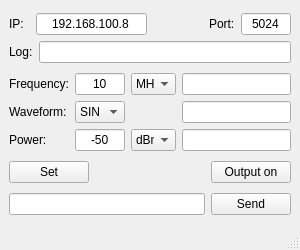
<?xml version="1.0" encoding="UTF-8"?>
<ui version="4.0">
 <class>MainWindow</class>
 <widget class="QMainWindow" name="MainWindow">
  <property name="geometry">
   <rect>
    <x>0</x>
    <y>0</y>
    <width>300</width>
    <height>250</height>
   </rect>
  </property>
  <property name="minimumSize">
   <size>
    <width>300</width>
    <height>250</height>
   </size>
  </property>
  <property name="maximumSize">
   <size>
    <width>300</width>
    <height>250</height>
   </size>
  </property>
  <property name="windowTitle">
   <string>MainWindow</string>
  </property>
  <widget class="QWidget" name="centralwidget">
   <layout class="QGridLayout" name="gridLayout_3">
    <item row="2" column="2">
     <widget class="QPushButton" name="outputButton">
      <property name="text">
       <string>Output on</string>
      </property>
     </widget>
    </item>
    <item row="2" column="0">
     <widget class="QPushButton" name="setButton">
      <property name="text">
       <string>Set</string>
      </property>
     </widget>
    </item>
    <item row="3" column="2">
     <widget class="QPushButton" name="sendButton">
      <property name="text">
       <string>Send</string>
      </property>
     </widget>
    </item>
    <item row="3" column="0" colspan="2">
     <widget class="QLineEdit" name="sendEdit"/>
    </item>
    <item row="0" column="0" colspan="3">
     <layout class="QGridLayout" name="gridLayout">
      <item row="0" column="0">
       <layout class="QHBoxLayout" name="horizontalLayout">
        <item>
         <widget class="QLabel" name="label">
          <property name="minimumSize">
           <size>
            <width>21</width>
            <height>0</height>
           </size>
          </property>
          <property name="text">
           <string>IP:</string>
          </property>
         </widget>
        </item>
        <item>
         <widget class="QLineEdit" name="ip">
          <property name="text">
           <string>192.168.100.8</string>
          </property>
          <property name="alignment">
           <set>Qt::AlignCenter</set>
          </property>
         </widget>
        </item>
       </layout>
      </item>
      <item row="0" column="1">
       <layout class="QHBoxLayout" name="horizontalLayout_2">
        <item>
         <spacer name="horizontalSpacer_2">
          <property name="orientation">
           <enum>Qt::Horizontal</enum>
          </property>
          <property name="sizeHint" stdset="0">
           <size>
            <width>40</width>
            <height>20</height>
           </size>
          </property>
         </spacer>
        </item>
        <item>
         <widget class="QLabel" name="label_2">
          <property name="text">
           <string>Port:</string>
          </property>
         </widget>
        </item>
        <item>
         <widget class="QLineEdit" name="port">
          <property name="maximumSize">
           <size>
            <width>50</width>
            <height>16777215</height>
           </size>
          </property>
          <property name="text">
           <string>5024</string>
          </property>
          <property name="alignment">
           <set>Qt::AlignCenter</set>
          </property>
         </widget>
        </item>
       </layout>
      </item>
      <item row="1" column="0" colspan="2">
       <layout class="QHBoxLayout" name="horizontalLayout_3">
        <item>
         <widget class="QLabel" name="label_3">
          <property name="text">
           <string>Log:</string>
          </property>
         </widget>
        </item>
        <item>
         <widget class="QLineEdit" name="log"/>
        </item>
       </layout>
      </item>
     </layout>
    </item>
    <item row="1" column="0" colspan="3">
     <layout class="QGridLayout" name="gridLayout_2">
      <item row="0" column="0">
       <widget class="QLabel" name="label_4">
        <property name="text">
         <string>Frequency:</string>
        </property>
       </widget>
      </item>
      <item row="0" column="1">
       <widget class="QLineEdit" name="freq">
        <property name="maximumSize">
         <size>
          <width>50</width>
          <height>16777215</height>
         </size>
        </property>
        <property name="text">
         <string>10</string>
        </property>
        <property name="alignment">
         <set>Qt::AlignCenter</set>
        </property>
       </widget>
      </item>
      <item row="0" column="2">
       <widget class="QComboBox" name="frequencyBox">
        <property name="maximumSize">
         <size>
          <width>45</width>
          <height>16777215</height>
         </size>
        </property>
        <item>
         <property name="text">
          <string>MHz</string>
         </property>
        </item>
        <item>
         <property name="text">
          <string>Hz</string>
         </property>
        </item>
        <item>
         <property name="text">
          <string>kHz</string>
         </property>
        </item>
        <item>
         <property name="text">
          <string>GHz</string>
         </property>
        </item>
       </widget>
      </item>
      <item row="0" column="3">
       <widget class="QLineEdit" name="receivedFrequency">
        <property name="alignment">
         <set>Qt::AlignCenter</set>
        </property>
       </widget>
      </item>
      <item row="1" column="0">
       <widget class="QLabel" name="label_5">
        <property name="text">
         <string>Waveform:</string>
        </property>
       </widget>
      </item>
      <item row="1" column="1">
       <widget class="QComboBox" name="waveformBox">
        <property name="maximumSize">
         <size>
          <width>50</width>
          <height>16777215</height>
         </size>
        </property>
        <item>
         <property name="text">
          <string>SIN</string>
         </property>
        </item>
        <item>
         <property name="text">
          <string>SQUARE</string>
         </property>
        </item>
        <item>
         <property name="text">
          <string>Trinagle</string>
         </property>
        </item>
        <item>
         <property name="text">
          <string>RAMP</string>
         </property>
        </item>
        <item>
         <property name="text">
          <string>PULSE</string>
         </property>
        </item>
        <item>
         <property name="text">
          <string>NOISE</string>
         </property>
        </item>
       </widget>
      </item>
      <item row="1" column="3">
       <widget class="QLineEdit" name="receivedWaveform">
        <property name="alignment">
         <set>Qt::AlignCenter</set>
        </property>
       </widget>
      </item>
      <item row="2" column="0">
       <widget class="QLabel" name="label_7">
        <property name="text">
         <string>Power:</string>
        </property>
       </widget>
      </item>
      <item row="2" column="1">
       <widget class="QLineEdit" name="power">
        <property name="maximumSize">
         <size>
          <width>50</width>
          <height>16777215</height>
         </size>
        </property>
        <property name="text">
         <string>-50</string>
        </property>
        <property name="alignment">
         <set>Qt::AlignCenter</set>
        </property>
       </widget>
      </item>
      <item row="2" column="2">
       <widget class="QComboBox" name="unitBox">
        <property name="maximumSize">
         <size>
          <width>45</width>
          <height>16777215</height>
         </size>
        </property>
        <item>
         <property name="text">
          <string>dBm</string>
         </property>
        </item>
        <item>
         <property name="text">
          <string>Vpp</string>
         </property>
        </item>
        <item>
         <property name="text">
          <string>mVpp</string>
         </property>
        </item>
        <item>
         <property name="text">
          <string>Vrms</string>
         </property>
        </item>
        <item>
         <property name="text">
          <string>mVrms</string>
         </property>
        </item>
       </widget>
      </item>
      <item row="2" column="3">
       <widget class="QLineEdit" name="receivedPower">
        <property name="alignment">
         <set>Qt::AlignCenter</set>
        </property>
       </widget>
      </item>
     </layout>
    </item>
    <item row="2" column="1">
     <spacer name="horizontalSpacer">
      <property name="orientation">
       <enum>Qt::Horizontal</enum>
      </property>
      <property name="sizeHint" stdset="0">
       <size>
        <width>40</width>
        <height>20</height>
       </size>
      </property>
     </spacer>
    </item>
   </layout>
  </widget>
  <widget class="QMenuBar" name="menubar">
   <property name="geometry">
    <rect>
     <x>0</x>
     <y>0</y>
     <width>300</width>
     <height>21</height>
    </rect>
   </property>
  </widget>
  <widget class="QStatusBar" name="statusbar"/>
 </widget>
 <resources/>
 <connections/>
</ui>
